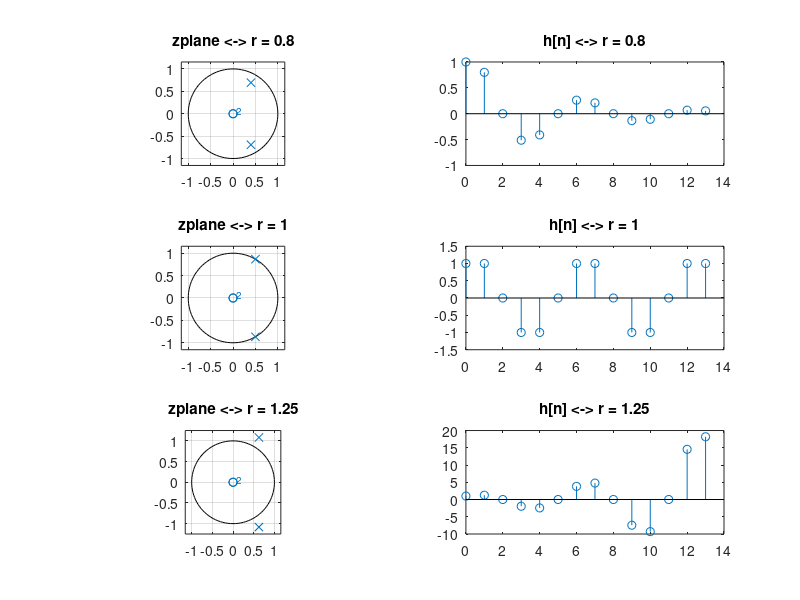

Write MATLAB code to recreate this figure.
clear all;

w0 = pi/3;

N = 14;
n = 0:N-1;
b = [1, 0];
a = @(r, w) [1, -2*r*cos(w), (r^2)];

figure(1);

r = 0.8;
subplot(3, 2, 1);
zplane(b, a(r, w0));
title(['zplane <-> r = ' num2str(r)]);

subplot(3, 2, 2);
stem(n, impz(b, a(r, w0), N));
title(['h[n] <-> r = ' num2str(r)]);

r = 1;
subplot(3, 2, 3);
zplane(b, a(r, w0));
title(['zplane <-> r = ' num2str(r)]);

subplot(3, 2, 4);
stem(n, impz(b, a(r, w0), N));
title(['h[n] <-> r = ' num2str(r)]);

r = 1.25;
subplot(3, 2, 5);
zplane(b, a(r, w0));
title(['zplane <-> r = ' num2str(r)]);

subplot(3, 2, 6);
stem(n, impz(b, a(r, w0), N));
title(['h[n] <-> r = ' num2str(r)]);
